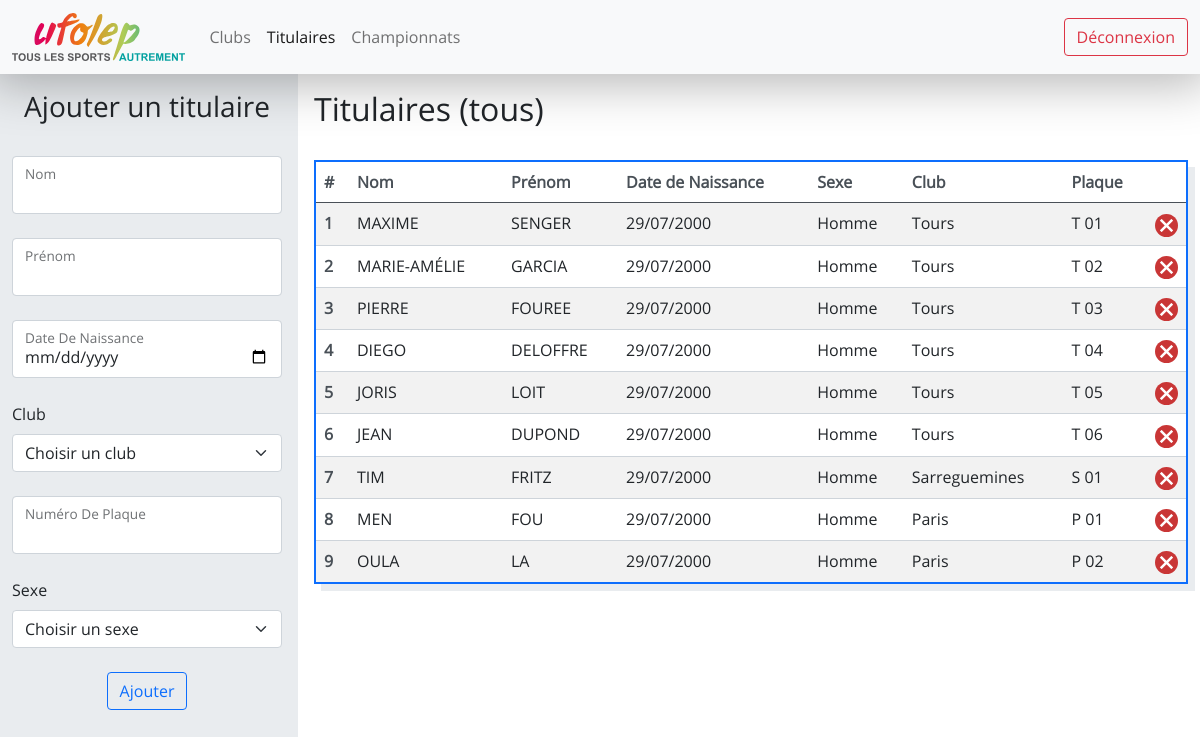
/titulaires/ (signed in), run on the app's committed database.
### website/models.py (models this page shows)
class Titulaire(db.Model) :
    __tablename__ = "titulaire"
    id = db.Column(db.Integer, primary_key=True)
    nom = db.Column(db.String(100), nullable=False)
    prenom = db.Column(db.String(100), nullable=False)
    date_naissance = db.Column(db.Date, nullable=False)
    numero_plaque = db.Column(db.String(2), nullable=False)
    club_id = db.Column(db.Integer, db.ForeignKey('club.id'), nullable=False)
    sexe_id = db.Column(db.Integer, db.ForeignKey('sexe.id'), nullable=False)
    manches = db.relationship('Participant_manche', backref='titulaire', lazy=True)

class Sexe(db.Model) :
    __tablename__ = "sexe"
    id = db.Column(db.Integer, primary_key=True)
    denomination = db.Column(db.String(20), unique=True, nullable=False)
    titulaires = db.relationship('Titulaire', backref='sexe', lazy=True)

### website/views.py (the view)
@views.route("/titulaires/")
@login_required
def titulaires() :
    titulaires = get_titulaires_dict(Titulaire.query.all())
    clubs = Club.query.all()
    sexes = Sexe.query.all()
    return render_template("titulaires.html", title="tous", titulaires=titulaires, clubs=clubs, sexes=sexes)

### app.py (called while the page is built)
@app.teardown_appcontext
def shutdown_session(exception=None):
    db.session.remove()

### website/__init__.py (called while the page is built)
def create_app() :
    app = Flask(__name__)
    app.config["SECRET_KEY"] = "ti=his is a test"
    app.config['SQLALCHEMY_DATABASE_URI'] = 'sqlite:///database.db'
    app.config['SQLALCHEMY_TRACK_MODIFICATIONS'] = True
    db.init_app(app)
    login_manager = LoginManager()
    login_manager.login_view = "auth.login"
    login_manager.init_app(app)
    from .models import User
    @login_manager.user_loader
    def load_user(user_id) :
        return User.query.get(int(user_id))
    from .views import views
    from .auth import auth
    app.register_blueprint(views, url_prefix="/")
    app.register_blueprint(auth, url_prefix="/")
    db.create_all(app=app)
    return app

### website/views.py (called while the page is built)
def get_titulaires_dict(titulaires) :
    to_return = []
    for titulaire in titulaires :
        club = Club.query.filter_by(id=titulaire.club_id).first()
        sexe = Sexe.query.filter_by(id=titulaire.sexe_id).first()
        to_return.append({
            "id": titulaire.id,
            "nom": titulaire.nom,
            "prenom": titulaire.prenom,
            "date_naissance": titulaire.date_naissance.strftime("%d/%m/%Y"),
            "club": club.ville[0].upper() + club.ville[1:],
            "sexe": sexe.denomination,
            "plaque": club.initiales.upper() + " " + str(titulaire.numero_plaque),
        })
    return to_return

### website/templates/titulaires.html (shortened to what this page needs)
{% extends "logged.html" %}
{% block logged_css %}
<link
    href="{{ url_for('static', filename='titulaires.css') }}"
    rel="stylesheet"
>
{% endblock %}
{% block left_col %}
<form class="" method="post">
    <div class="title horizontal-flex mb-4">
        <h3>Ajouter un titulaire</h3>
    </div>
    <div class="form-floating mb-4">
        <input type="text" class="form-control {% if name %}is-invalid{% endif %}" id="name" name="name">
        <label for="name">Nom</label>
    </div>
    <div class="form-floating mb-4">
        <input type="text" class="form-control {% if surname %}is-invalid{% endif %}" id="surname" name="surname">
        <label for="surname" class="form-label">Prénom</label>
    </div>
    <div class="form-floating mb-4">
        <input type="date" class="form-control {% if birthDate %}is-invalid{% endif %}" id="birthDate" name="birthDate">
        <label for="birthDate" class="form-label">Date De Naissance</label>
    </div>
    <div class="mb-4">
        <label for="club" class="form-label">Club</label>
        <select id="club" name="clubId" class="form-select {% if clubId %}is-invalid{% endif %}">
            <option value="none" selected>Choisir un club</option>
        </select>
    </div>
    <div class="form-floating mb-4">
        <input type="number" class="form-control {% if plaqueNb %}is-invalid{% endif %}" id="plaqueNb" name="plaqueNb">
        <label for="plaqueNb" class="form-label">Numéro De Plaque</label>
    </div>
    <div class="mb-4">
        <label for="sexe" class="form-label">Sexe</label>
        <select id="sexe" name="sexeId" class="form-select {% if sexeId %}is-invalid{% endif %}">
            <option value="none" selected>Choisir un sexe</option>
        </select>
    </div>
    <div class="horizontal-flex">
        <button type="submit" class="btn btn-outline-primary">Ajouter</button>
    </div>
</form>
{% endblock %}
{% block right_col %}
<div class="title mb-4">
    <h2>Titulaires ({{ title }})</h2>
</div>
<table class="table table-striped table-hover">
    <thead>
        <tr>
            <th scope="col">#</th>
            <th scope="col">Nom</th>
            <th scope="col">Prénom</th>
            <th scope="col">Date de Naissance</th>
            <th scope="col">Sexe</th>
            <th scope="col">Club</th>
            <th scope="col">Plaque</th>
            <th scope="col"></th>
        </tr>
    </thead>
    <tbody>
        {% for titulaire in titulaires %}
        <tr>
            <th scope="row">{{ loop.index }}</th>
            <td contenteditable="true">{{ titulaire.nom }}</td>
            <td contenteditable="true">{{ titulaire.prenom }}</td>
            <td contenteditable="true">{{ titulaire.date_naissance}}</td>
            <td contenteditable="true">{{ titulaire.sexe }}</td>
            <td contenteditable="true">{{ titulaire.club }}</td>
            <td contenteditable="true">{{ titulaire.plaque }}</td>
            <td class="img"><a onclick="delete_titulaire({{ titulaire.id }}, event)"><img src="{{ url_for('static', filename='delete.svg') }}" alt="Supprimer"></a></td>
        </tr>
        {% endfor %}
    </tbody>
</table>
{% endblock %}

### website/templates/logged.html (shortened to what this page needs)
{% extends "base.html" %}
{% block custom_css %}
<link
    href="{{ url_for('static', filename='navbar.css')}}"
    rel="stylesheet"
>
<link
    href="{{ url_for('static', filename='logged.css')}}"
    rel="stylesheet"
>
{% block logged_css %}{% endblock %}
{% endblock %}
{% block page_content %}
    {% include 'navbar.html' %}
    <div class="row px-2">
        <div class="col-xxl-2 col-xl-3 col-lg-4 col-md-4 col-sm-4 col-4 left-main-col pt-3">
            {% block left_col %}{% endblock %}
        </div>
        <div class="col-xxl-10 col-xl-9 col-lg-8 col-md-8 col-sm-8 col-8 right-main-col pt-3">
            {% block right_col %}{% endblock %}
        </div>
    </div>
{% endblock %}

### website/templates/base.html (shortened to what this page needs)
<!DOCTYPE html>
<html lang="fr" dir="ltr">
    <head>
        <link
            href="{{ url_for('static', filename='main.css') }}"
            rel="stylesheet"
        >
        <link
            href="{{ url_for('static', filename='bootstrap.min.css')}}"
            rel="stylesheet"
        >
        <link
            href="{{ url_for('static', filename='aos.css')}}"
            rel="stylesheet"
        >
        {% block custom_css %}{% endblock %}
    </head>
    <body>
        {% block page_content %}
        {% endblock %}
    </body>
</html>

### website/templates/navbar.html
<nav class="navbar navbar-expand-lg navbar-light bg-light">
    <div class="container-fluid">
        <a class="navbar-brand" href="{{ url_for('views.home') }}">
            <img class="logo" src="{{ url_for('static', filename='logo.svg') }}" alt="UFOLEP">
        </a>
        <div class="collapse navbar-collapse">
            <ul class="navbar-nav me-auto mb-2 mb-lg-0">
                <li class="nav-item">
                    <a id="clubs" class="nav-link" href="{{ url_for('views.clubs') }}">Clubs</a>
                </li>
                <li class="nav-item">
                    <a id="titulaires" class="nav-link" href="{{ url_for('views.titulaires') }}">Titulaires</a>
                </li>
                <li class="nav-item">
                    <a id="championnats" class="nav-link" href="{{ url_for('views.championnats') }}">Championnats</a>
                </li>
            </ul>
            <ul class="navbar-nav ms-auto">
                <li class="nav-item">
                    <a class="btn btn-outline-danger" href="{{ url_for('auth.logout') }}">Déconnexion</a>
                </li>
            </ul>
        </div>
    </div>
</nav>

### website/static/main.css (style rules this page uses)
* { padding: 0; margin: 0; }
html, body { font-family: open-sans; overflow: hidden; }
select { font-family: open-sans; }
.horizontal-flex { display: flex; justify-content: center; }
.table { box-shadow: 7px 7px 0 0 var(--bs-gray-200); border: 2px solid var(--bs-blue) !important; }
.table th { color: var(--bs-gray-700); border-color: var(--bs-gray-400); }
.table td { border-color: var(--bs-gray-400); }

### website/static/navbar.css (style rules this page uses)
.navbar { -webkit-box-shadow: 0px 0px 50px 10px rgba(0,0,0,0.29); box-shadow: 0px 0px 50px 10px rgba(0,0,0,0.29); }
.logo { height: 3rem; overflow: hidden; }

### website/static/logged.css (style rules this page uses)
.left-main-col { overflow-x: hidden; overflow-y: scroll visible; background-color: var(--bs-gray-200); height: 92vh; padding: 1rem; }
.right-main-col { height: 90vh; padding: 1rem; overflow-x: hidden; overflow-y: scroll visible; }

### website/static/titulaires.css (style rules this page uses)
.title { display: flex; }
td.img { width: 2.5rem; }
td.img img { height: auto; max-width: 100%; }

### data on the page
Titulaire: nom "MAXIME", prenom "SENGER"
Sexe: sexe "Homme" "Homme" "Homme" "Homme" "Homme" "Homme" "Homme" "Homme" "Homme"
Titulaire: nom "MARIE-AMÉLIE", prenom "GARCIA"
Titulaire: nom "PIERRE", prenom "FOUREE"
Titulaire: nom "DIEGO", prenom "DELOFFRE"
Titulaire: nom "JORIS", prenom "LOIT"
Titulaire: nom "JEAN", prenom "DUPOND"
Titulaire: nom "TIM", prenom "FRITZ"
Titulaire: nom "MEN", prenom "FOU"
Titulaire: nom "OULA", prenom "LA"

### other printed values
{{ title }} "tous"
{{ titulaire.date_naissance }} "29/07/2000" "29/07/2000" "29/07/2000" "29/07/2000" "29/07/2000" "29/07/2000" "29/07/2000" "29/07/2000" "29/07/2000"
{{ titulaire.club }} "Tours" "Tours" "Tours" "Tours" "Tours" "Tours" "Sarreguemines" "Paris" "Paris"
{{ titulaire.plaque }} "T 01" "T 02" "T 03" "T 04" "T 05" "T 06" "S 01" "P 01" "P 02"
